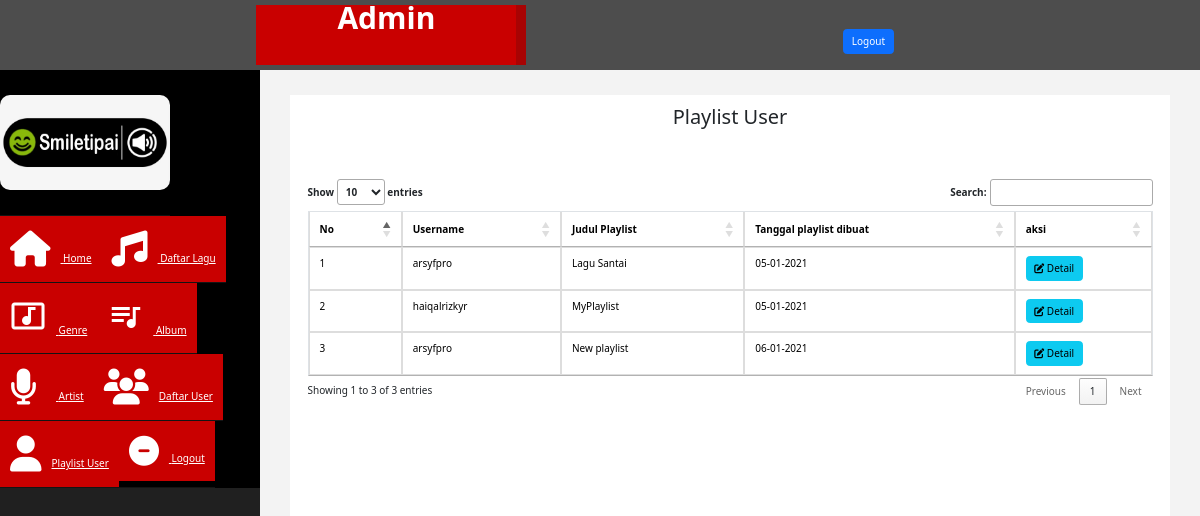
Before: /admin/index.php?halaman=playlist_user (signed in) with the older database file.
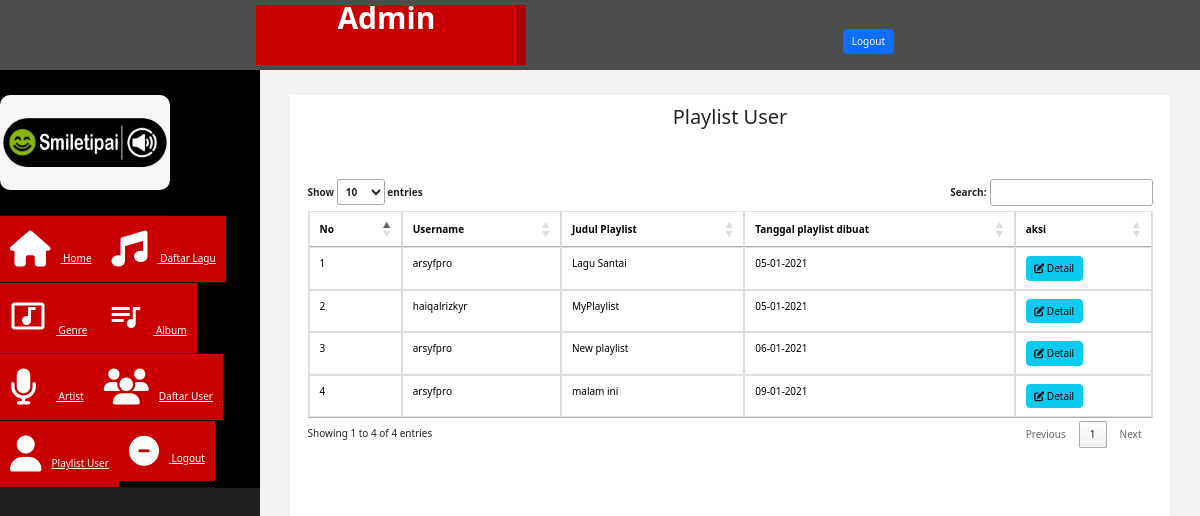
After: the same page with the newer database file.
### tables this page shows
CREATE TABLE `user_playlist` (
  `id_user_playlist` int(4) NOT NULL,
  `id_user` int(3) NOT NULL,
  `nama_playlist` varchar(20) NOT NULL,
  `date_created` varchar(10) NOT NULL
);

CREATE TABLE `user` (
  `id_user` int(3) NOT NULL,
  `id_user_role` int(1) NOT NULL,
  `username` varchar(20) NOT NULL,
  `email` varchar(50) NOT NULL,
  `nama` varchar(50) NOT NULL,
  `password` varchar(50) NOT NULL,
  `date_signup` varchar(10) NOT NULL
);

### admin/playlist_user.php (the view, shortened to what this page needs)
<!DOCTYPE html>
<html lang="en">
<head>
    <link href="css/bootstrap.min.css" rel="stylesheet">
    <link href="https://cdn.datatables.net/1.10.22/css/jquery.dataTables.min.css" rel="stylesheet">
</head>
<body>
    <h2 align="center">Playlist User</h2>
    <br>
	<div class="container">
    <table id="example" class="table table-bordered">
	<br><br>
	<thead>
		<tr>
			<th>No</th>
			<th>Username</th>
			<th>Judul Playlist</th>
			<th>Tanggal playlist dibuat</th>
			<th>aksi</th>
		</tr>
	</thead>
    <tbody>
		<?php $nomor=1; ?>
 		<?php
 			$ambilpl = $koneksi->query("SELECT u.username, up.id_user_playlist, up.nama_playlist, up.date_created
 										FROM user u JOIN user_playlist up ON u.id_user = up.id_user");
 			while($datapl =  $ambilpl->fetch_assoc()){
 		?>
		<tr>
			<td><?php echo $nomor; ?></td>
			<td><?= $datapl['username'] ?></td>
			<td><?= $datapl['nama_playlist'] ?></td>
			<td><?= $datapl['date_created'] ?></td>
			<td>
				<a href="index.php?halaman=detail_playlist_user&id_playlist=<?= $datapl['id_user_playlist'] ?>&user=<?= $datapl['username'] ?>&judul=<?= $datapl['nama_playlist'] ?>" class="btn btn-info">
					<i class='fas fa-edit' ></i> Detail
				</a>
			</td>
		</tr>
		 <?php $nomor++; } ?>
	</tbody>
</table>
</body>
</html>

Changed rows visible on the page:
added user_playlist: id_user.username "arsyfpro", nama_playlist "malam ini", date_created "09-01-2021"
Other visible differences:
text written by a page script: "Show entries Search: Showing 1 to 3 of 3 entries Previous 1 Next" → "Show entries Search: Showing 1 to 4 of 4 entries Previous 1 Next"
